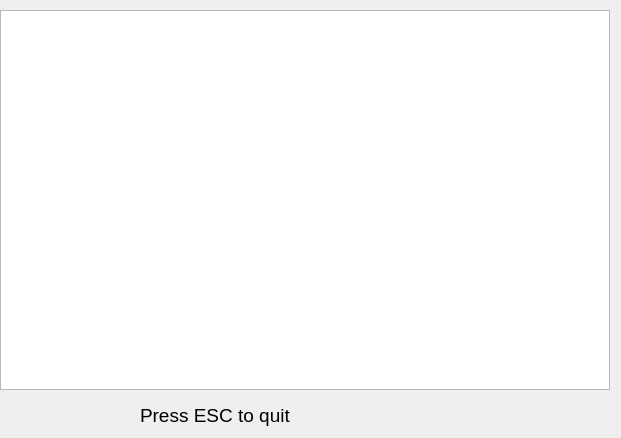
<?xml version="1.0" encoding="UTF-8"?>
<ui version="4.0">
 <class>runWindow</class>
 <widget class="QDialog" name="runWindow">
  <property name="geometry">
   <rect>
    <x>0</x>
    <y>0</y>
    <width>621</width>
    <height>438</height>
   </rect>
  </property>
  <property name="windowTitle">
   <string>Run program</string>
  </property>
  <widget class="QGraphicsView" name="gview">
   <property name="geometry">
    <rect>
     <x>0</x>
     <y>10</y>
     <width>610</width>
     <height>380</height>
    </rect>
   </property>
  </widget>
  <widget class="QLabel" name="label">
   <property name="geometry">
    <rect>
     <x>140</x>
     <y>405</y>
     <width>341</width>
     <height>21</height>
    </rect>
   </property>
   <property name="font">
    <font>
     <pointsize>14</pointsize>
    </font>
   </property>
   <property name="text">
    <string>Press ESC to quit</string>
   </property>
  </widget>
 </widget>
 <resources/>
 <connections/>
</ui>
